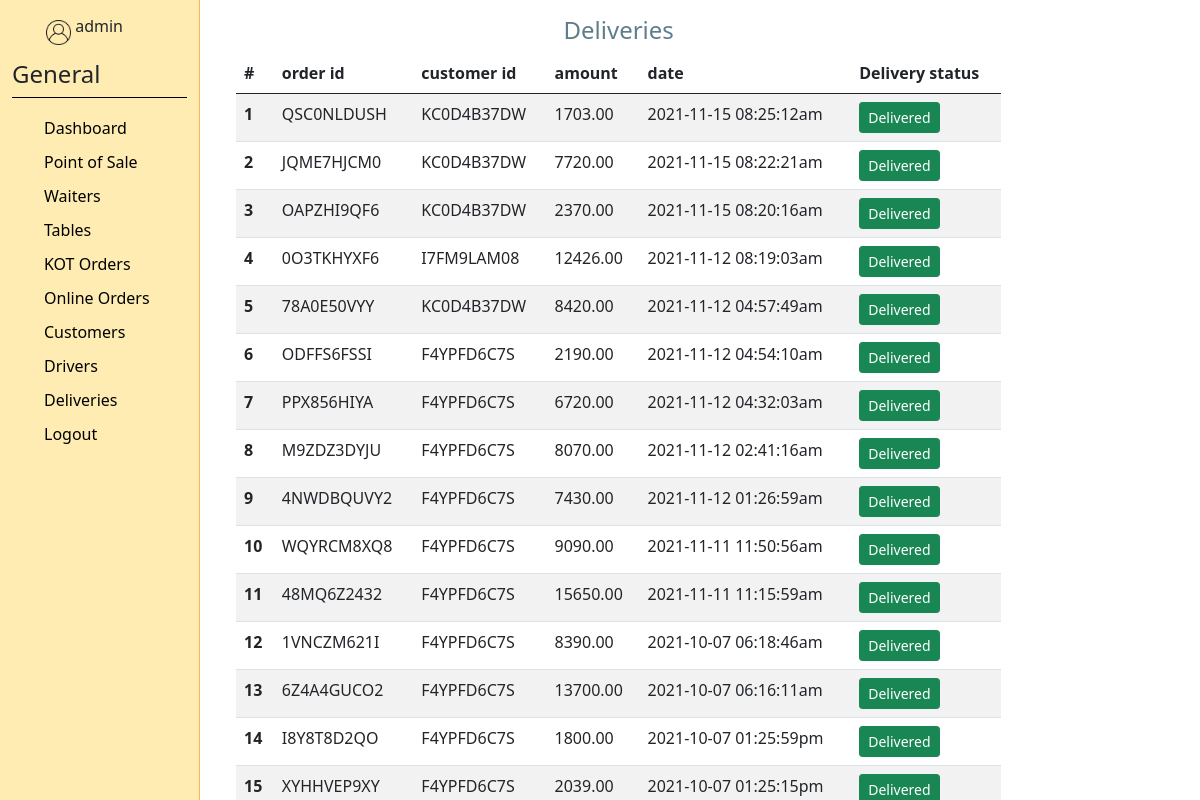
Page /kot/kotdeliveries.php (signed in) on the committed database.
### tables this page shows
CREATE TABLE `cart_order` (
  `order_id` varchar(12) NOT NULL,
  `customer_id` varchar(12) NOT NULL,
  `total_amount` decimal(10,2) NOT NULL,
  `time_date` varchar(30) NOT NULL,
  `status` tinyint(1) NOT NULL,
  `delivery` tinyint(1) NOT NULL
);

### kot/kotdeliveries.php (the view, shortened to what this page needs)
<?php include_once "../assets/base.php";
require_once "../assets/config.php";
$statement = $db->prepare('SELECT * FROM cart_order ORDER BY time_date DESC');
$statement->execute();
$cartorders = $statement->fetchAll(PDO::FETCH_ASSOC);
?>
<body>
<div class="container-fluid">
    <div class="row">
    <div class="col-2 sidebar-menu">
        <?php include_once "kotsidebar.php"; ?>
    </div>
    <div class="col-10 menu-preview">
        <div class="col-10 menu-preview">
        <div class="container">
            <h4 style="color: #607D8B;" class="text-center mt-3">Deliveries</h4>
            <div>
                <table class="table table-striped">
                    <thead>
                    <tr>
                        <th scope="col">#</th>
                        <th scope="col">order id</th>
                        <th scope="col">customer id</th>
                        <th scope="col">amount</th>
                        <th scope="col">date</th>
                        <th scope="col">Delivery status</th>
                    </tr>
                    </thead>
                    <tbody>
                    <?php foreach ($cartorders as $i=> $cartorder): ?>
                        <tr>
                            <th scope="row"><?php echo $i + 1?></th>
                            <td><?php echo $cartorder['order_id'] ?></td>
                            <td><?php echo $cartorder['customer_id'] ?></td>
                            <td><?php echo $cartorder['total_amount'] ?></td>
                            <td><?php echo $cartorder['time_date'] ?></td>
                            <?php
                                if($cartorder['delivery'] == false):
                            ?>
                                <td>
                                    <form method="POST" action="kotdeliveries.php?c_order_id=<?php echo $cartorder['order_id']; ?>">
                                        <input type="hidden" name="c_order_id" value="<?php echo $cartorder['order_id']; ?>">
                                        <input class="btn btn-danger btn-sm" type="submit" name="delivered" value="Pending">
                                    </form>
                                </td>
                            <?php else: ?>
                                <td>
                                    <button class="btn btn-sm btn-success">Delivered</button>
                                </td>
                            <?php endif; ?>
                        </tr>
                    <?php endforeach; ?>
                    </tbody>
                </table>
            </div>
        </div>
    </div>
    </div>
    </div>
</div>
</body>
</html>

### css/style.css (style rules this page uses)
body { scroll-behavior: smooth; }
.sidebar-menu { border-right: 1px solid #ffb74d; background-color: #ffecb3; height: 100vh; }
.menu-preview { height: 100vh; position: relative; overflow: auto; }

### rows in the picture
cart_order: order_id "QSC0NLDUSH", customer "KC0D4B37DW", total_amount "1703.00", time_date "2021-11-15 08:25:12am", delivery "Delivered"
cart_order: order_id "JQME7HJCM0", customer "KC0D4B37DW", total_amount "7720.00", time_date "2021-11-15 08:22:21am", delivery "Delivered"
cart_order: order_id "OAPZHI9QF6", customer "KC0D4B37DW", total_amount "2370.00", time_date "2021-11-15 08:20:16am", delivery "Delivered"
cart_order: order_id "0O3TKHYXF6", customer "I7FM9LAM08", total_amount "12426.00", time_date "2021-11-12 08:19:03am", delivery "Delivered"
cart_order: order_id "78A0E50VYY", customer "KC0D4B37DW", total_amount "8420.00", time_date "2021-11-12 04:57:49am", delivery "Delivered"
cart_order: order_id "ODFFS6FSSI", customer "F4YPFD6C7S", total_amount "2190.00", time_date "2021-11-12 04:54:10am", delivery "Delivered"
cart_order: order_id "PPX856HIYA", customer "F4YPFD6C7S", total_amount "6720.00", time_date "2021-11-12 04:32:03am", delivery "Delivered"
cart_order: order_id "M9ZDZ3DYJU", customer "F4YPFD6C7S", total_amount "8070.00", time_date "2021-11-12 02:41:16am", delivery "Delivered"
cart_order: order_id "4NWDBQUVY2", customer "F4YPFD6C7S", total_amount "7430.00", time_date "2021-11-12 01:26:59am", delivery "Delivered"
cart_order: order_id "WQYRCM8XQ8", customer "F4YPFD6C7S", total_amount "9090.00", time_date "2021-11-11 11:50:56am", delivery "Delivered"
cart_order: order_id "48MQ6Z2432", customer "F4YPFD6C7S", total_amount "15650.00", time_date "2021-11-11 11:15:59am", delivery "Delivered"
cart_order: order_id "1VNCZM621I", customer "F4YPFD6C7S", total_amount "8390.00", time_date "2021-10-07 06:18:46am", delivery "Delivered"
cart_order: order_id "6Z4A4GUCO2", customer "F4YPFD6C7S", total_amount "13700.00", time_date "2021-10-07 06:16:11am", delivery "Delivered"
cart_order: order_id "I8Y8T8D2QO", customer "F4YPFD6C7S", total_amount "1800.00", time_date "2021-10-07 01:25:59pm", delivery "Delivered"
cart_order: order_id "XYHHVEP9XY", customer "F4YPFD6C7S", total_amount "2039.00", time_date "2021-10-07 01:25:15pm", delivery "Delivered"

### other values in the picture
$_SESSION['user'] "admin"
